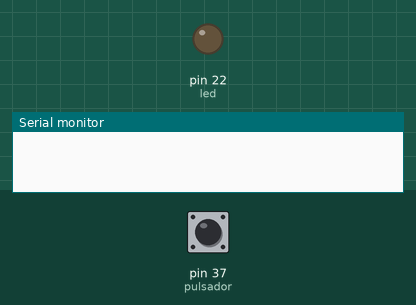
Bench run of a program on a simulated Arduino Mega 2560, built with avr-gcc and run on an emulated ATmega2560. On the bench: output pins drawn as LEDs (lit = HIGH), the last lines printed to the serial monitor. Dashed ring = blinking. The inputs (shaded band) are chosen by the test bench; at power-on: pin 37 (pulsador) LOW.

Above: at 1.2 s.
1.3 s: pin 37 (pulsador) pulled HIGH for 0.15 s
At 1.7 s:
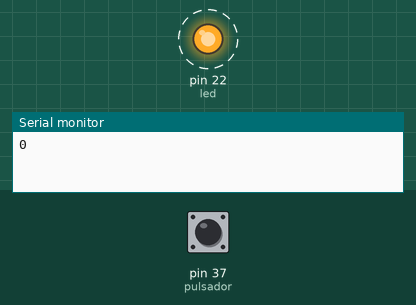
4.4 s: pin 37 (pulsador) pulled HIGH for 3.2 s
Timing chart, 0 to 12.3 s (numbered marks = the images above; inputs shaded):
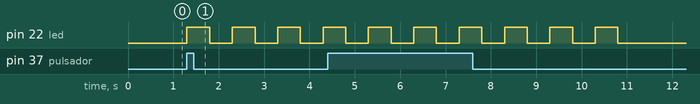

The program:

main.cpp
```cpp
#include <Arduino.h>

int led = 22;               // led en el pin 22
int pulsador  = 37;         // pulsador en el pin 37
int cont;

void setup() // configura los pines usados
{
  pinMode(led, OUTPUT);       // configura el led como salida
  pinMode(pulsador, INPUT);   // configura el pulsador como entrada
  digitalWrite(led, LOW);   // desactiva el led
  Serial.begin(9600);
}

void loop() // inicia el bucle del programa
{
  if(digitalRead(pulsador)==HIGH)
    {
      cont=0;
      Serial.println(cont);
      while(cont<5)
      {
        digitalWrite(led, HIGH);  // activa el led
        delay(500);               // espera medio segundo
        digitalWrite(led, LOW);   // desactiva el led
        delay(500);               // espera 1 segundo
        cont++;
        Serial.println(cont);
      }
    }
}
```

Measured:
- after the input at 1.3 s, pin 22 (led): alternates HIGH for 0.50 s and LOW for 0.50 s, starting at once
